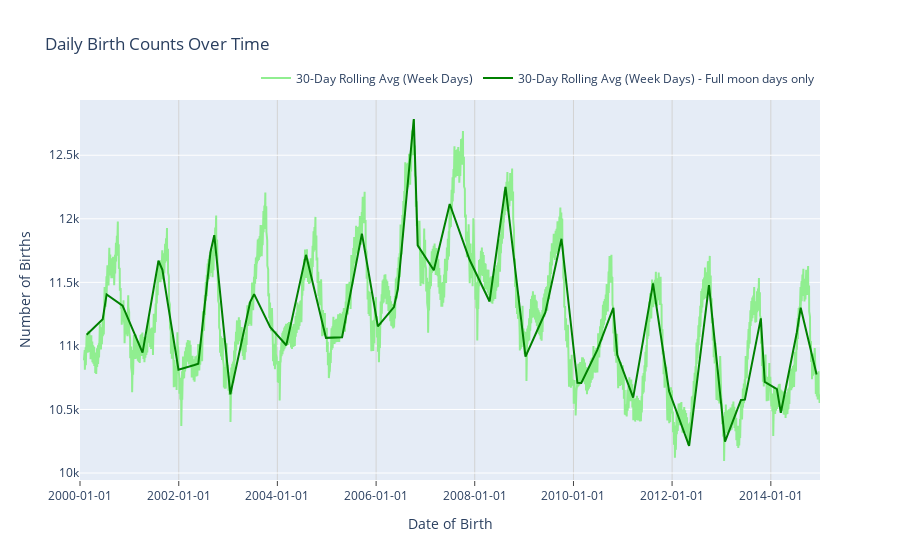

Notebook source saved alongside this figure:
### Code cell
# Create the starting point of the range: January 1st of the first year
start_year = births['date_of_birth'].min().year
start_date = pd.Timestamp(f'{start_year}-01-01')

# Get the last date in the data for the end of the range
end_date = births['date_of_birth'].max()

fig = go.Figure()

# Plot 30-day rolling average for all weekdays
fig.add_trace(go.Scatter(
    x=averages[averages['day_of_week'].isin(range(6, 8))]['date_of_birth'], 
    y=averages[averages['day_of_week'].isin(range(6, 8))]['rolling_avg_all'], 
    mode='lines', name='30-Day Rolling Avg (Week Days)', line=dict(color='#90EE90')
))

fig.add_trace(go.Scatter(
    x=averages[(averages['day_of_week'].isin(range(6, 8))) & (averages['full_moon'])]['date_of_birth'], 
    y=averages[(averages['day_of_week'].isin(range(6, 8))) & (averages['full_moon'])]['rolling_avg_all'], 
    mode='lines', name='30-Day Rolling Avg (Week Days) - Full moon days only', line=dict(color='#008000')
))


fig.update_layout(
    title='Daily Birth Counts Over Time',
    xaxis_title='Date of Birth',
    yaxis_title='Number of Births',

    # Customize the x-axis
    xaxis=dict(
        tickmode='auto',                # Automatically choose tick intervals
        showgrid=True,                  # Show grid lines for the x-axis
        gridwidth=1,                    # Set grid line width
        gridcolor='LightGray',          # Set grid line color
        tickformat='%Y-%m-%d',                # Display only the year in the format YYYY
        range=[start_date, end_date],   # Set chart range from Jan 1st of the first year to last date
        ticks='outside',                # Show ticks outside the axis
        tickangle=0 #-45                   # Rotate ticks slightly for better readability
    ),

    # Customize the legend to be horizontal and below the chart
    legend=dict(
        orientation="h",
        yanchor="bottom",
        y=1.02,
        xanchor="right",
        x=1
    ),
    
    # Increase bottom margin to create space for both the x-axis labels and legend
    # margin=dict(l=20, r=20, t=50, b=50)  # Adjust the bottom margin to avoid squeezing
)

# Show the plot
fig.show()

### Figure 1 — Plotly figure (JSON) as saved in the notebook; plotly's stock layout.template omitted (floating-point values rounded to 4 significant figures; data arrays with more than 128 entries replaced by an {"elided": "..."} marker saying what was removed)
{"data": [{"line": {"color": "#90EE90"}, "mode": "lines", "name": "30-Day Rolling Avg (Week Days)", "type": "scatter", "x": {"elided": "1566 str values"}, "y": {"elided": "1566 float values"}}, {"line": {"color": "#008000"}, "mode": "lines", "name": "30-Day Rolling Avg (Week Days) - Full moon days only", "type": "scatter", "x": ["2000-02-19T00:00:00", "2000-06-17T00:00:00", "2000-07-16T00:00:00", "2000-11-11T00:00:00", "2001-04-08T00:00:00", "2001-08-04T00:00:00", "2001-09-02T00:00:00", "2001-12-30T00:00:00", "2002-04-27T00:00:00", "2002-05-26T00:00:00", "2002-08-24T00:00:00", "2002-09-21T00:00:00", "2003-01-18T00:00:00", "2003-06-14T00:00:00", "2003-07-13T00:00:00", "2003-11-09T00:00:00", "2004-03-07T00:00:00", "2004-07-31T00:00:00", "2004-12-26T00:00:00", "2005-04-24T00:00:00", "2005-09-18T00:00:00", "2006-01-14T00:00:00", "2006-05-13T00:00:00", "2006-06-11T00:00:00", "2006-10-07T00:00:00", "2006-11-05T00:00:00", "2007-03-04T00:00:00", "2007-06-30T00:00:00", "2007-11-24T00:00:00", "2008-04-20T00:00:00", "2008-08-16T00:00:00", "2009-01-11T00:00:00", "2009-05-09T00:00:00", "2009-06-07T00:00:00", "2009-10-04T00:00:00", "2010-01-30T00:00:00", "2010-02-28T00:00:00", "2010-06-26T00:00:00", "2010-10-23T00:00:00", "2010-11-21T00:00:00", "2011-03-19T00:00:00", "2011-08-13T00:00:00", "2011-12-10T00:00:00", "2012-05-06T00:00:00", "2012-09-30T00:00:00", "2013-01-27T00:00:00", "2013-05-25T00:00:00", "2013-06-23T00:00:00", "2013-10-19T00:00:00", "2013-11-17T00:00:00", "2014-02-15T00:00:00", "2014-03-16T00:00:00", "2014-07-12T00:00:00", "2014-08-10T00:00:00", "2014-12-06T00:00:00"], "y": [11090.0, 11210.0, 11410.0, 11320.0, 10950.0, 11670, 11600.0, 10810.0, 10850.0, 10860.0, 11740.0, 11870.0, 10620.0, 11350.0, 11410.0, 11150.0, 11010.0, 11720.0, 11060.0, 11070.0, 11880.0, 11150.0, 11306, 11450.0, 12790.0, 11791, 11600.0, 12120.0, 11680.0, 11350.0, 12250.0, 10920.0, 11200.0, 11260.0, 11840.0, 10710.0, 10710.0, 10970.0, 11300.0, 10930.0, 10590.0, 11490.0, 10640.0, 10210.0, 11480.0, 10250.0, 10580.0, 10580.0, 11220.0, 10720.0, 10660.0, 10470.0, 11100.0, 11300.0, 10780.0]}], "layout": {"autosize": true, "legend": {"orientation": "h", "x": 1, "xanchor": "right", "y": 1.02, "yanchor": "bottom"}, "title": {"text": "Daily Birth Counts Over Time"}, "xaxis": {"autorange": false, "gridcolor": "LightGray", "gridwidth": 1, "range": ["2000-01-01T00:00:00", "2014-12-31T00:00:00"], "showgrid": true, "tickangle": 0, "tickformat": "%Y-%m-%d", "tickmode": "auto", "ticks": "outside", "title": {"text": "Date of Birth"}, "type": "date"}, "yaxis": {"autorange": true, "range": [9945.0, 12930.0], "title": {"text": "Number of Births"}, "type": "linear"}}}
